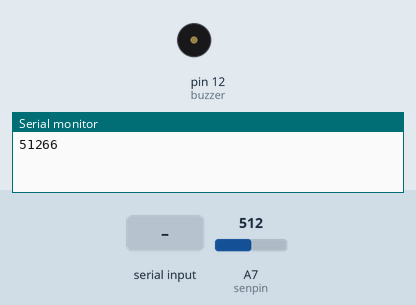
Simulated run of this sketch. Board: Arduino Nano, built with avr-gcc and run on an emulated ATmega328P. Shown: buzzer (waves = sounding, pin HIGH), the last lines printed to the serial monitor. The inputs (shaded band) are chosen by the test bench; at power-on: A7 (senpin) = 512.

Above: at 1.2 s.
1.3 s: A7 (senpin) set to 70
4.8 s: A7 (senpin) set to 60
At 6.0 s:
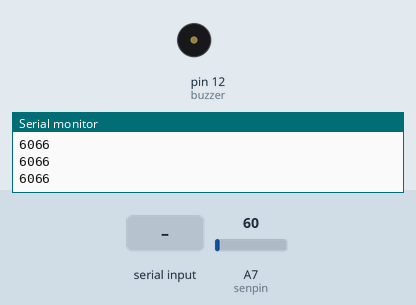
6.3 s: "90,45\n" received over the second serial link
At 7.73 s:
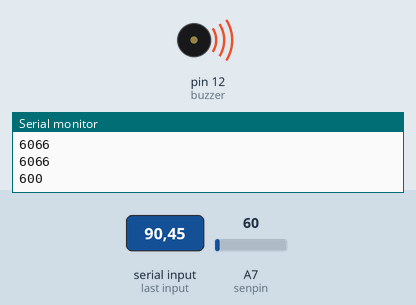
Timing chart, 0 to 17.2 s (numbered marks = the images above; inputs shaded):
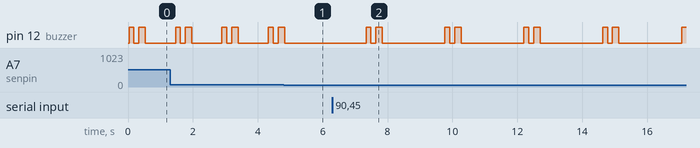

Measured:
- after the input at 4.8 s, pin 12 (buzzer): goes on until 4.8 s, then stays LOW
- after the input at 6.3 s, pin 12 (buzzer): LOW → HIGH after 1.0 s, then repeats every 2.4 s: LOW 0.15 s, HIGH 0.20 s, LOW 1.9 s, HIGH 0.15 s
- by itself, pin 12 (buzzer): repeats every 1.4 s: LOW 0.15 s, HIGH 0.20 s, LOW 0.93 s, HIGH 0.15 s

The sketch:

ArduinoNano.ino
```cpp
int senpin=A7;
int buzzer=12;

long val=0;
long average = 0;
int threshold=66;

String answ;
#include <SoftwareSerial.h>

SoftwareSerial mySerial(3, 4);


void setup() {
  pinMode(senpin,INPUT);
  pinMode(buzzer,OUTPUT);
  Serial.begin(9600);
  mySerial.begin(9600);

}

void loop() {

if(mySerial.available()!=0){
answ=Serial.readStringUntil('\n');
threshold=answ.toInt();
}

sensor();

}


void sensor(){
   for (int i=0; i < 160; i++) {
 average = average + analogRead(senpin);
 }
 val = average/160;
 average=0;
 delay (10);

 Serial.print(val);
Serial.println(threshold);

 if (val>= threshold){
   mySerial.println(val);
  digitalWrite(buzzer,HIGH);
  delay (150);
   digitalWrite(buzzer,LOW);
    delay (150);
     digitalWrite(buzzer,HIGH);
  delay (200);
   digitalWrite(buzzer,LOW);
     delay (900);
}}
```
